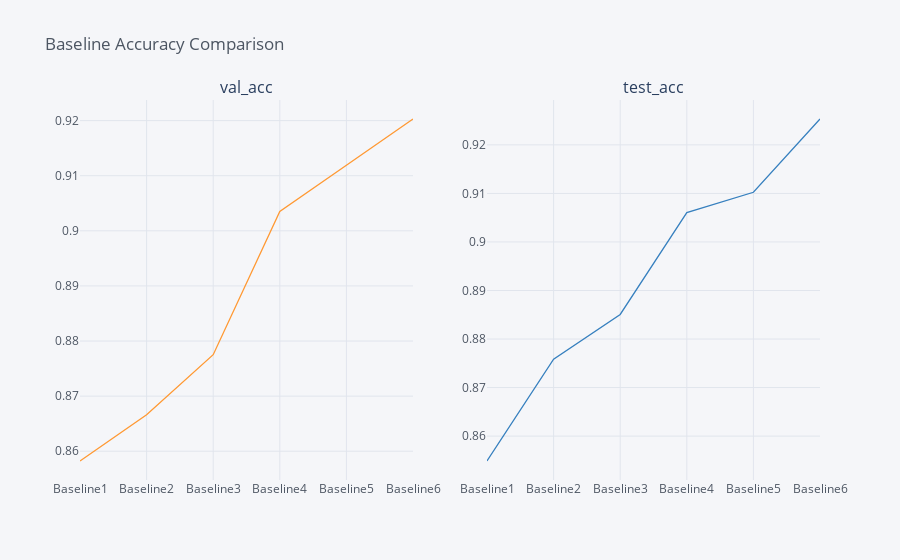

The code cell stored with this chart in its notebook:
### Markdown cell above
## Plotting Baselines for comparisons:

### Code cell
import plotly.graph_objs as go
ordered = ['val_acc','test_acc','val_auc','test_auc','val_f1','test_f1'] 
Baselines[ordered[:2]].iplot(subplots=True, subplot_titles=ordered[:2], legend=False, title = 'Baseline Accuracy Comparison')

### Figure 1 — Plotly figure (JSON) as saved in the notebook; plotly's stock layout.template omitted (floating-point values rounded to 4 significant figures)
{"data": [{"line": {"color": "rgba(255, 153, 51, 1.0)", "dash": "solid", "shape": "linear", "width": 1.3}, "mode": "lines", "name": "val_acc", "text": "", "type": "scatter", "x": ["Baseline1", "Baseline2", "Baseline3", "Baseline4", "Baseline5", "Baseline6"], "xaxis": "x", "y": [0.8582, 0.8666, 0.8775, 0.9035, 0.9119, 0.9203], "yaxis": "y"}, {"line": {"color": "rgba(55, 128, 191, 1.0)", "dash": "solid", "shape": "linear", "width": 1.3}, "mode": "lines", "name": "test_acc", "text": "", "type": "scatter", "x": ["Baseline1", "Baseline2", "Baseline3", "Baseline4", "Baseline5", "Baseline6"], "xaxis": "x2", "y": [0.8549, 0.8758, 0.8851, 0.906, 0.9102, 0.9253], "yaxis": "y2"}], "layout": {"annotations": [{"font": {"size": 16}, "showarrow": false, "text": "val_acc", "x": 0.225, "xanchor": "center", "xref": "paper", "y": 1, "yanchor": "bottom", "yref": "paper"}, {"font": {"size": 16}, "showarrow": false, "text": "test_acc", "x": 0.775, "xanchor": "center", "xref": "paper", "y": 1, "yanchor": "bottom", "yref": "paper"}], "autosize": true, "legend": {"bgcolor": "#F5F6F9", "font": {"color": "#4D5663"}}, "paper_bgcolor": "#F5F6F9", "plot_bgcolor": "#F5F6F9", "showlegend": false, "title": {"font": {"color": "#4D5663"}, "text": "Baseline Accuracy Comparison"}, "xaxis": {"anchor": "y", "autorange": true, "domain": [0, 0.45], "gridcolor": "#E1E5ED", "range": [0, 5], "showgrid": true, "tickfont": {"color": "#4D5663"}, "title": {"font": {"color": "#4D5663"}, "text": ""}, "type": "category", "zerolinecolor": "#E1E5ED"}, "xaxis2": {"anchor": "y2", "autorange": true, "domain": [0.55, 1], "gridcolor": "#E1E5ED", "range": [0, 5], "showgrid": true, "tickfont": {"color": "#4D5663"}, "title": {"font": {"color": "#4D5663"}, "text": ""}, "type": "category", "zerolinecolor": "#E1E5ED"}, "yaxis": {"anchor": "x", "autorange": true, "domain": [0, 1], "gridcolor": "#E1E5ED", "range": [0.8548, 0.9238], "showgrid": true, "tickfont": {"color": "#4D5663"}, "title": {"font": {"color": "#4D5663"}, "text": ""}, "type": "linear", "zerolinecolor": "#E1E5ED"}, "yaxis2": {"anchor": "x2", "autorange": true, "domain": [0, 1], "gridcolor": "#E1E5ED", "range": [0.851, 0.9293], "showgrid": true, "tickfont": {"color": "#4D5663"}, "title": {"font": {"color": "#4D5663"}, "text": ""}, "type": "linear", "zerolinecolor": "#E1E5ED"}}}
